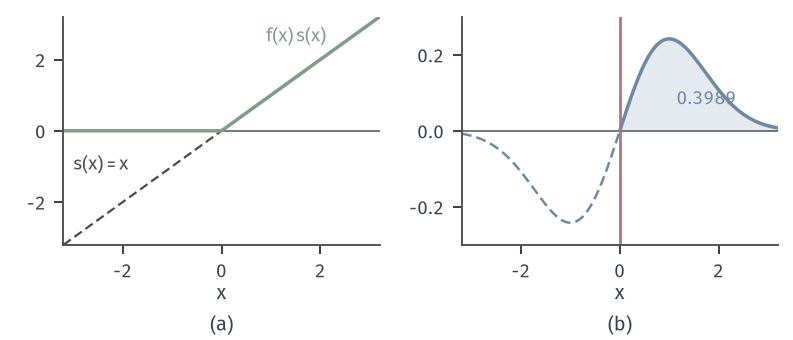

This chart was generated by the following Python code:
from pathlib import Path
import sys
HERE = Path(__file__).resolve().parent
sys.path.insert(0, str(HERE.parent/"pgrad-common"))
from pgrad_fig import *
# X ~ N(theta,1) at theta = 0, f(x) = 1{x > 0}.  Score s(x) = x - theta.
# (a) score s(x) (gray) and the single-sample estimator value f(x) s(x) (green): zero for x < 0, equal to x for x > 0.
# (b) d p_theta / d theta = p s (blue curve); the part with f = 1 (x > 0) is shaded; its area is phi(0) = 0.3989,
#     which equals J'(0).  The part x < 0 (dashed) carries f = 0 and does not contribute.
x = np.linspace(-3.2, 3.2, 800)
fig, axs = figure(width_mm=112, height_mm=48, ncols=2)
panel(fig, left=.08, right=.98, bottom=.28, top=.95, wspace=.26)
a, b = axs
a.axhline(0, color=STROKE, lw=.6)
a.plot(x, x, color=STROKE, lw=.9, ls=DASH)
a.plot(x, np.where(x > 0, x, 0), color=GREEN, lw=1.4)
lab(a, -3.0, -1.1, r'$s(x)=x$', STROKE); lab(a, .9, 2.5, r'$f(x)\,s(x)$', GREEN)
a.set_xlim(-3.2, 3.2); a.set_ylim(-3.2, 3.2); a.set_xticks([-2, 0, 2]); a.set_yticks([-2, 0, 2])
axlab(a, r'$x$')
d = npdf(x)*x
b.axhline(0, color=STROKE, lw=.6)
b.fill_between(x, d, 0, where=x >= 0, color=BLUE_FILL, lw=0)
b.plot(x[x >= 0], d[x >= 0], color=BLUE, lw=1.4)
b.plot(x[x < 0], d[x < 0], color=BLUE, lw=1.0, ls=DASH)
xx = np.linspace(0, 12, 20001); area = float(np.trapezoid(npdf(xx)*xx, xx))
lab(b, 1.15, .07, f'{area:.4f}', BLUE)
b.axvline(0, color=RED, lw=1.1)
b.set_xlim(-3.2, 3.2); b.set_ylim(-.3, .3); b.set_xticks([-2, 0, 2]); b.set_yticks([-.2, 0, .2])
axlab(b, r'$x$')
tags(fig, axs)
save(fig, HERE, 'figure', {'area_x_pos': area, 'phi0': float(npdf(0.0))})
